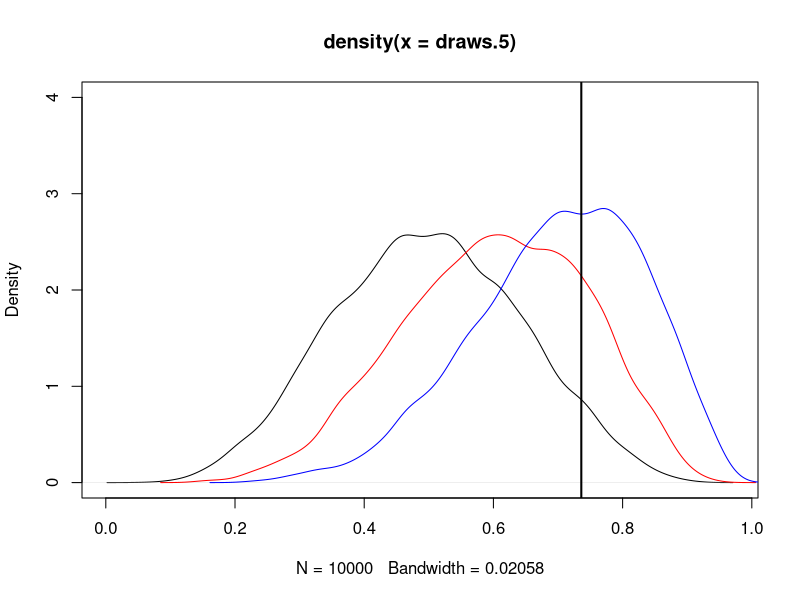

Generate this figure with R:
new.urn <- function(n.balls=2,black.proportion) {
  c('black'=n.balls*black.proportion,
    'white'=n.balls*(1-black.proportion))
}

proportion <- function(urn) {
  urn['black']/sum(urn)
}

draw.ball <- function(urn) {
  prob.black <- proportion(urn)
  drawn.ball <- c('white','black')[1*(runif(1)<prob.black)+1]
  urn[drawn.ball] <- urn[drawn.ball] + 1
  urn
}

# Initial proportion of black balls
prop <- .6
theta <- prop
n.balls.to.start <- 10
n.draws <- 100
precision <- 10000

doit <- function(precision,prop) {
  draws <- numeric(precision)
  for ( i in 1:precision ) {
    urn <- new.urn(n.balls.to.start,prop)
    for ( j in 1:n.draws ) {
      urn <- draw.ball(urn)
    }
    draws[i] <- proportion(urn)
  }
  draws
}



# 1. If the level of significance is 0.05, what is the rejection 
# region for this problem? 

draws.5 <- doit(precision,.5)
n.hyp <- qnorm(1-.05)*sd(draws.5) + mean(draws.5)
ci.5 <- n.hyp + c(-1,1)*sd(draws.5)/sqrt(precision)

cat(sprintf("The estimated rejection region is the area to the right of %4.5f with a 95%% Monte Carlo error of (%4.5f,%4.5f).",n.hyp,ci.5[1],ci.5[2]))

# 2. If the true proportion of black balls is 0.6, what is the 
# power of the test for the null hypothesis that the proportion 
# of black balls is 0.5, versus the one-side alternative that 
# the proportion is greater than 0.5? 

draws.6 <- doit(precision,.6)
power.6 <- mean(draws.6>=n.hyp)
ci.6 <- mean(draws.6>=n.hyp) + c(-1,1)*sd(draws.6)/sqrt(precision)

cat(sprintf("The estimated power when the true proportion is 0.6 is %4.5f with a 95%% Monte Carlo error of (%4.5f,%4.5f).",power.6,ci.6[1],ci.6[2]))

# 3. What is the power if the true proportion is 0.7? 

draws.7 <- doit(precision,.7)
power.7 <- mean(draws.7>=n.hyp)
ci.7 <- mean(draws.7>=n.hyp) + c(-1,1)*sd(draws.7)/sqrt(precision)

cat(sprintf("The estimated power when the true proportion is 0.7 is %4.5f with a 95%% Monte Carlo error of (%4.5f,%4.5f).",power.7,ci.7[1],ci.7[2]))

plot(density(draws.5),ylim=c(0,4))
lines(density(draws.6),col="red")
lines(density(draws.7),col="blue")
abline(v=n.hyp,lwd=2)

